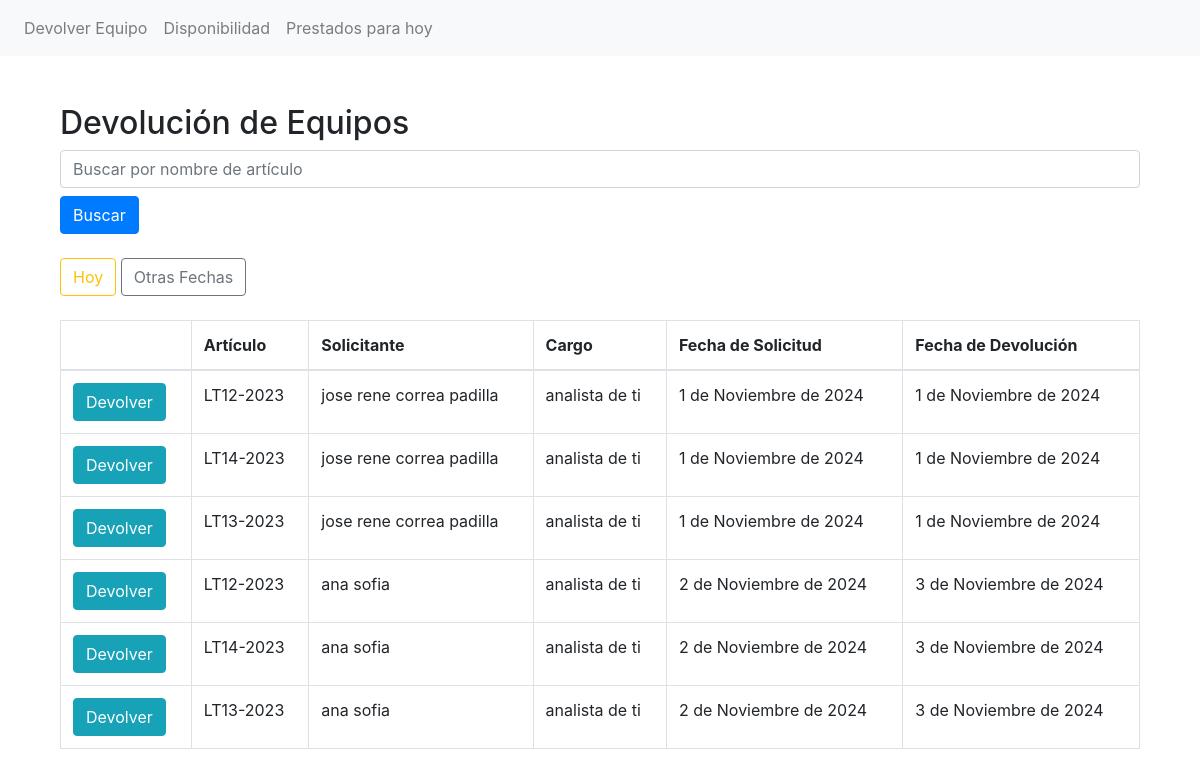
The app's page /devolver_articulo/ (signed in), older data.
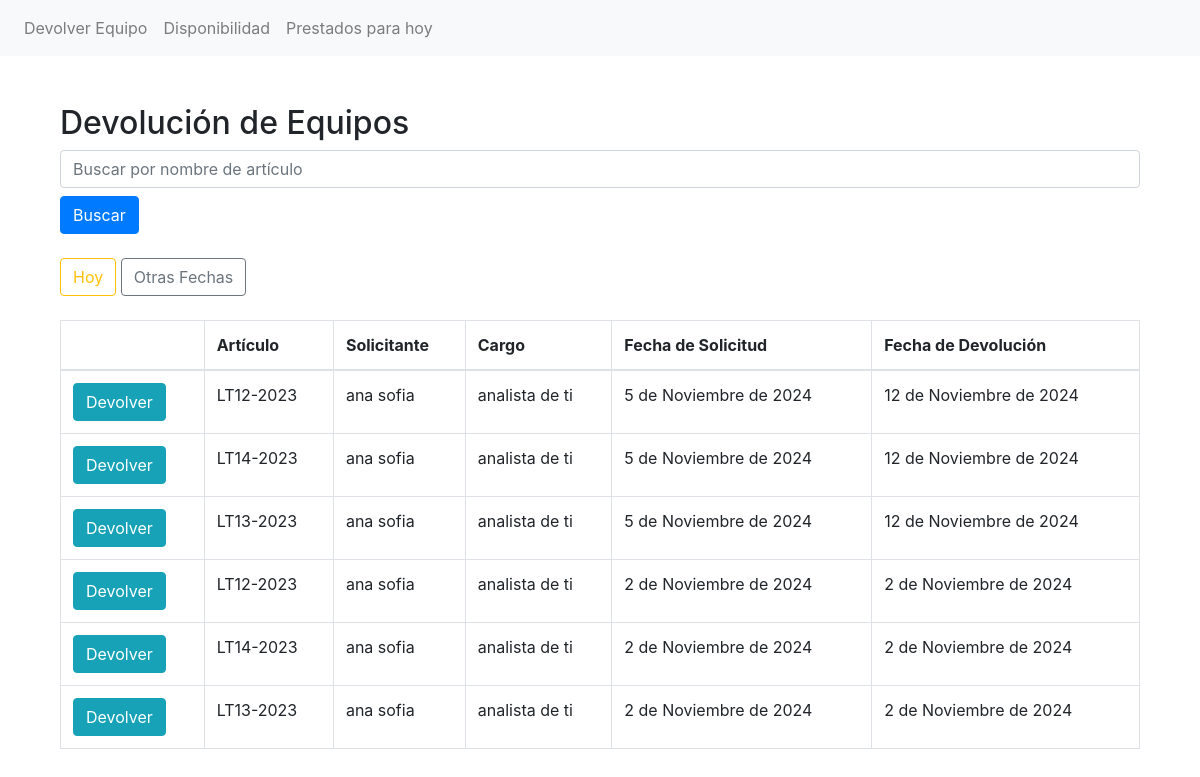
The same page, newer data.
### inventario/models.py (models this page shows, shortened)
class Prestamo(models.Model):
    articulo = models.ForeignKey(Articulo, on_delete=models.CASCADE)
    nombre_persona = models.CharField(max_length=100)
    cargo_persona = models.CharField(max_length=100)
    fecha_solicitud = models.DateField()
    fecha_devolucion = models.DateField()
    devuelto = models.BooleanField(default=False)  # Para marcar cuando el cliente devuelve el equipo
    entregado = models.BooleanField(default=False)  # Para marcar cuando el administrador entrega el equipo

class Articulo(models.Model):
    nombre = models.CharField(max_length=100)  # Por ejemplo, 'LT03-2018'
    observacion = models.TextField(blank=True, null=True)  # Campo de observación

### inventario/views.py (the view)
# urls.py: path('devolver_articulo/', views.devolver_articulo, name='devolver_articulo'),
@login_required
def devolver_articulo(request):
    prestamos = Prestamo.objects.filter(devuelto=False)  # Obtener préstamos no devueltos
    if request.method == 'GET':
        nombre_articulo = request.GET.get('nombre_articulo', '')
        if nombre_articulo:
            prestamos = prestamos.filter(articulo__nombre__icontains=nombre_articulo)  # Filtrar por nombre de artículo
        filtro = request.GET.get('filtro', '')
        hoy_utc = timezone.now()  # Obtiene la fecha y hora actual en UTC
        hoy_local = timezone.localtime(hoy_utc)  # Convierte a la hora local
        hoy_date = hoy_local.date()  # Obtiene solo la fecha
        if filtro == 'hoy':
            prestamos = prestamos.filter(fecha_devolucion=hoy_date)  # Filtrar por devoluciones de hoy
        elif filtro == 'otras':
            prestamos = prestamos.exclude(fecha_devolucion=hoy_date)  # Excluir devoluciones de hoy
    print(prestamos.query)  # Agrega esta línea para ver la consulta SQL generada
    return render(request, 'inventario/devolver_articulo.html', {'prestamos': prestamos})

### inventario/templates/inventario/devolver_articulo.html (shortened to what this page needs)
{% extends 'inventario/base.html' %}
{% block content %}
    <div class="container mt-5">
        <h2>Devolución de Equipos</h2>
        <form method="GET" action="{% url 'devolver_articulo' %}" class="mb-4">
            <input type="text" name="nombre_articulo" placeholder="Buscar por nombre de artículo" class="form-control" />
            <button type="submit" class="btn btn-primary mt-2">Buscar</button>
        </form>
        <div class="mb-4">
            <a href="{% url 'devolver_articulo' %}?filtro=hoy" class="btn {% if filtro == 'hoy' %}btn-warning{% else %}btn-outline-warning{% endif %}">Hoy</a>
            <a href="{% url 'devolver_articulo' %}?filtro=otras" class="btn {% if filtro == 'otras' %}btn-secondary{% else %}btn-outline-secondary{% endif %}">Otras Fechas</a>
        </div>
        <form method="POST" action="">
            <table class="table table-bordered">
                <thead>
                    <tr>
                        <th></th>
                        <th>Artículo</th>
                        <th>Solicitante</th>
                        <th>Cargo</th>
                        <th>Fecha de Solicitud</th>
                        <th>Fecha de Devolución</th>
                    </tr>
                </thead>
                <tbody>
                    {% for prestamo in prestamos %}
                    <tr>
                        <td>
                            <a href="{% url 'confirmar_devolucion' prestamo.id %}" class="btn btn-info">Devolver</a>
                        </td>
                        <td>{{ prestamo.articulo.nombre }}</td>
                        <td>{{ prestamo.nombre_persona }}</td>
                        <td>{{ prestamo.cargo_persona }}</td>
                        <td>{{ prestamo.fecha_solicitud }}</td>
                        <td>{{ prestamo.fecha_devolucion }}</td>
                    </tr>
                    {% empty %}
                    <tr>
                        <td colspan="6">No hay equipos prestados.</td>
                    </tr>
                    {% endfor %}
                </tbody>
            </table>
        </form>
    </div>
{% endblock %}

Row changes from the older to the newer data that the page shows:
no longer on this page (row edited): Prestamo: articulo.nombre "LT12-2023", nombre_persona "jose rene correa padilla", cargo_persona "analista de ti", fecha_solicitud "1 de Noviembre de 2024", fecha_devolucion "1 de Noviembre de 2024"
no longer on this page (row edited): Prestamo: articulo.nombre "LT14-2023", nombre_persona "jose rene correa padilla", cargo_persona "analista de ti", fecha_solicitud "1 de Noviembre de 2024", fecha_devolucion "1 de Noviembre de 2024"
no longer on this page (row edited): Prestamo: articulo.nombre "LT13-2023", nombre_persona "jose rene correa padilla", cargo_persona "analista de ti", fecha_solicitud "1 de Noviembre de 2024", fecha_devolucion "1 de Noviembre de 2024"
no longer on this page (row edited): Prestamo: articulo.nombre "LT12-2023", nombre_persona "ana sofia", cargo_persona "analista de ti", fecha_solicitud "2 de Noviembre de 2024", fecha_devolucion "3 de Noviembre de 2024"
no longer on this page (row edited): Prestamo: articulo.nombre "LT14-2023", nombre_persona "ana sofia", cargo_persona "analista de ti", fecha_solicitud "2 de Noviembre de 2024", fecha_devolucion "3 de Noviembre de 2024"
no longer on this page (row edited): Prestamo: articulo.nombre "LT13-2023", nombre_persona "ana sofia", cargo_persona "analista de ti", fecha_solicitud "2 de Noviembre de 2024", fecha_devolucion "3 de Noviembre de 2024"
added Prestamo: articulo.nombre "LT12-2023", nombre_persona "ana sofia", cargo_persona "analista de ti", fecha_solicitud "5 de Noviembre de 2024", fecha_devolucion "12 de Noviembre de 2024"
added Prestamo: articulo.nombre "LT14-2023", nombre_persona "ana sofia", cargo_persona "analista de ti", fecha_solicitud "5 de Noviembre de 2024", fecha_devolucion "12 de Noviembre de 2024"
added Prestamo: articulo.nombre "LT13-2023", nombre_persona "ana sofia", cargo_persona "analista de ti", fecha_solicitud "5 de Noviembre de 2024", fecha_devolucion "12 de Noviembre de 2024"
added Prestamo: articulo.nombre "LT12-2023", nombre_persona "ana sofia", cargo_persona "analista de ti", fecha_solicitud "2 de Noviembre de 2024", fecha_devolucion "2 de Noviembre de 2024"
added Prestamo: articulo.nombre "LT14-2023", nombre_persona "ana sofia", cargo_persona "analista de ti", fecha_solicitud "2 de Noviembre de 2024", fecha_devolucion "2 de Noviembre de 2024"
added Prestamo: articulo.nombre "LT13-2023", nombre_persona "ana sofia", cargo_persona "analista de ti", fecha_solicitud "2 de Noviembre de 2024", fecha_devolucion "2 de Noviembre de 2024"
